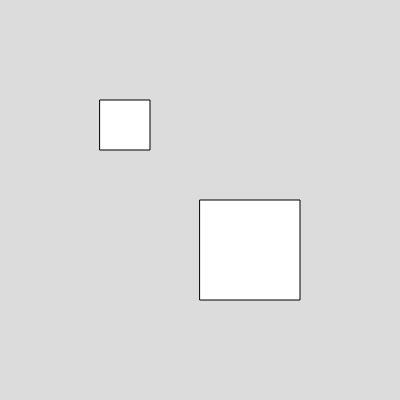
Frame 1 (no input)
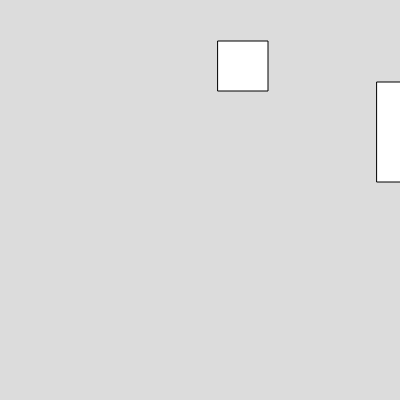
Frame 60 (no input)
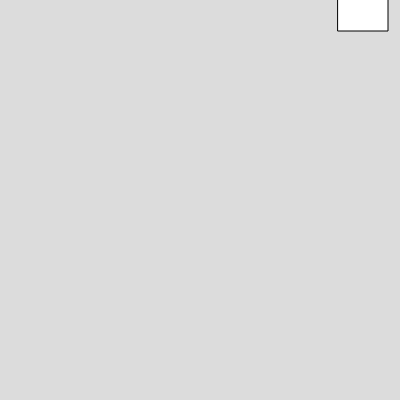
Frame 120 (the mouse pressed at the canvas centre since frame 60)

The p5.js sketch that drew these frames (run headless with seeded random() and noise() and a simulated clock; from frame 60 on, the mouse is pressed at the canvas centre):

// p5.js sketch
// ── sketch.js
var box1,box2;
function setup() 
{
  createCanvas(400, 400);
  box1=new Box(100,100,50,50,2,1);
  box2=new Box(200,200,100,100,3,2);
}

function draw() 
{
  background(220);
  box1.show();
  box1.move();
  box1.moveup();

  box2.show();
  box2.move();
  box2.moveup();
}


// ── box.js
class Box
  {
    constructor(x,y,w,h,vx,vy)
    {
      this.x =x;
      this.y =y;
      this.w =w;
      this.h = h;
      this.vx = vx;
      this.vy =vy;
    }
    
    show()
    {
      rect(this.x,this.y,this.w,this.h)
    }
    
    move()
    {
      this.x = this.x+this.vx;
    
    }
    moveup()
    {
      this.y=this.y-this.vy;
    }

  }

  
